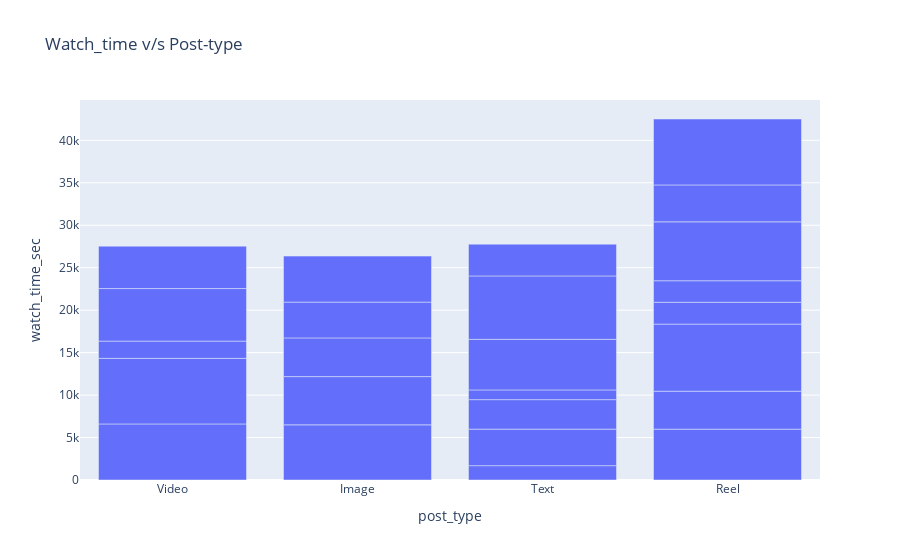

Notebook code cell kept with this figure:
### Code cell
fig = px.bar(tail, x="post_type", y="watch_time_sec",
             title="Watch_time v/s Post-type ")
fig.show()

### Figure 1 — Plotly figure (JSON) as saved in the notebook; plotly's stock layout.template omitted (floating-point values rounded to 4 significant figures)
{"data": [{"hovertemplate": "post_type=%{x}<br>watch_time_sec=%{y}<extra></extra>", "legendgroup": "", "marker": {"color": "#636efa", "pattern": {"shape": ""}}, "name": "", "orientation": "v", "showlegend": false, "textposition": "auto", "type": "bar", "x": ["Video", "Image", "Text", "Reel", "Reel", "Text", "Image", "Reel", "Image", "Text", "Video", "Reel", "Reel", "Image", "Reel", "Video", "Text", "Reel", "Text", "Image", "Video", "Reel", "Text", "Video", "Text"], "xaxis": "x", "y": [6601, 6496, 1687, 5987, 4471, 4303, 5681, 7899, 4555, 3475, 7726, 2577, 2532, 4217, 6937, 2029, 1143, 4346, 5958, 5418, 6190, 7764, 7466, 4991, 3743], "yaxis": "y"}], "layout": {"barmode": "relative", "legend": {"tracegroupgap": 0}, "title": {"text": "Watch_time v/s Post-type "}, "xaxis": {"anchor": "y", "domain": [0, 1], "title": {"text": "post_type"}}, "yaxis": {"anchor": "x", "domain": [0, 1], "title": {"text": "watch_time_sec"}}}}
